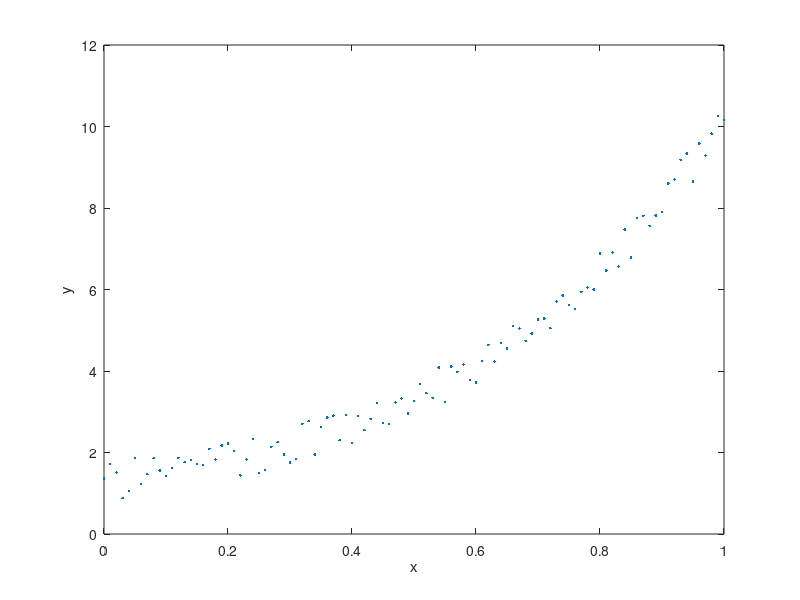

Recreate this plot in MATLAB. (Note: this script raises an error after producing the figure.)
%Script to generate and fit a straight line
clear
clc
x = [0:1/100:1]';
y = zeros(length(x),1);
for i =1:length(x)
    y(i) = 0.8*exp(2.5*x(i))+rand;
end
plot(x,y,'.')
xlabel('x')
ylabel('y')

pause(3);

f = fit(x,y,'exp1')
plot(f,x,y);
xlabel('x')
ylabel('y')
legend('Data','Fit')